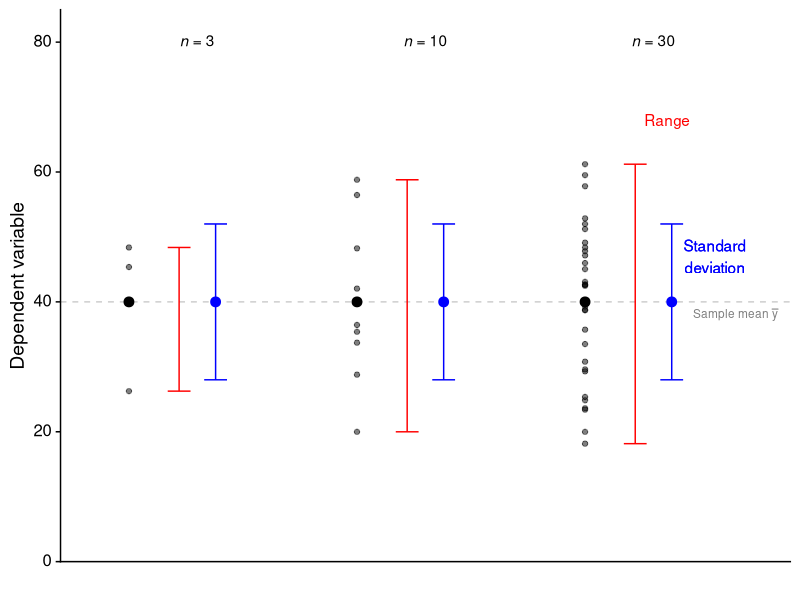

This chart was generated by the following R code:
## ---- chunk 1
knitr::opts_chunk$set(message = FALSE, warning = FALSE, echo = FALSE)
## ---- chunk 2
library(tidyverse)
library(here)
library(readxl)
library(cowplot)
library(ggfortify)
library(ggtext)
library(glue)
## ---- chunk 3
population<-rnorm(10000,mean=40,sd=12)

set.seed=5678
#empirical=T forces mean and sd to be exact
s3 <- MASS::mvrnorm(n=3, mu=40, Sigma=12^2, empirical=T)
s10 <- MASS::mvrnorm(n=10, mu=40, Sigma=12^2, empirical=T)
s30 <- MASS::mvrnorm(n=30, mu=40, Sigma=12^2, empirical=T)

df<-tibble(s=c(rep("s3",3),rep("s10",10),rep("s30",30)),
           values=c(s3,s10,s30)) %>%
  mutate(s=factor(s,levels=c("s3","s10","s30")))

tb1<-data.frame(x = 2.5,
                y= 40,
                label="Range")

df %>%
  # group_by(s) %>%
  summarise(n=n(), mean.s = mean(values), sd.s = sd(values), min.s=min(values), max.s = max(values), .by=s) %>%
  mutate(label_text = glue("*n* = {n}")) %>%
  ggplot(aes(x = s,y = mean.s)) +
  # geom_col(fill="gray90",colour="gray50",width=0.5)+
  geom_point(data=df,aes(x=s,y=values),position=position_nudge(-0.3),alpha=0.5) + 
  geom_hline(yintercept=40, linetype="dashed", linewidth=0.5, colour="gray80") +
  geom_point(size=3,position=position_nudge(-0.3)) +
  geom_point(size=3,position=position_nudge(0.08),colour="blue") +
  geom_errorbar(aes(ymin = mean.s-sd.s, ymax = mean.s + sd.s), width=0.1,position=position_nudge(0.08),colour="blue") +
  geom_errorbar(aes(ymin = min.s, ymax = max.s), width=0.1, position=position_nudge(-0.08),colour="red") +
  geom_richtext(aes(label=label_text),nudge_y=40, fill = NA, label.colour = NA) +
  annotate(geom="text",x=3.27, y=47,label="Standard\ndeviation",colour="blue") +
  annotate(geom="text",x=3.06, y=68,label="Range",colour="red") + 
  annotate(geom="text",x=3.27, y=47,label="Standard\ndeviation",colour="blue") +
  annotate(geom="text",x=3.36, y=38,label="Sample~mean~bar(y)",size=3,colour="grey50",parse=TRUE) +
  labs(x = "",
       y = "Dependent variable") +
  scale_y_continuous(limits=c(0,85),expand=c(0,0)) +
  coord_cartesian(clip = "off") +
  # facet_wrap(~s) +
  theme_cowplot() +
  theme(axis.text.x=element_blank(),axis.ticks.x=element_blank()) +
  theme(axis.text.y = element_markdown())
